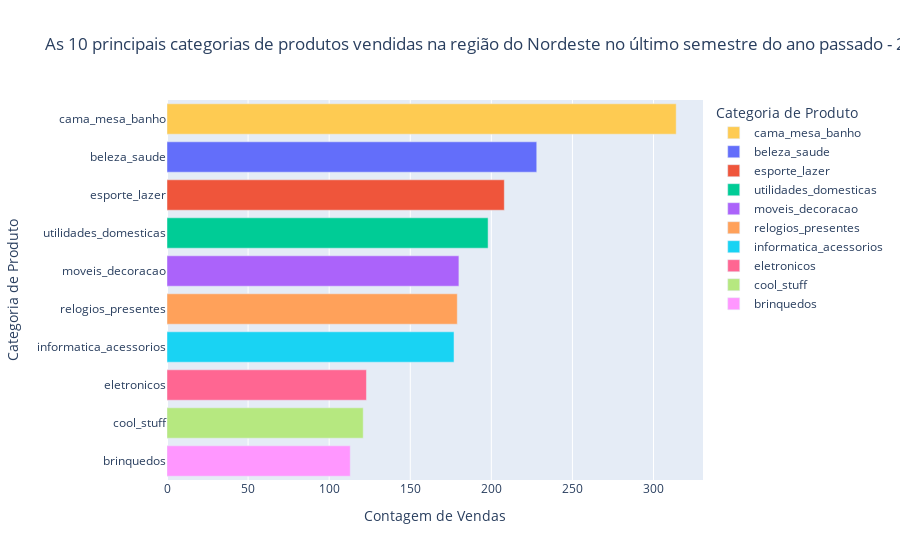

This figure's notebook cell:
### Markdown cell above
As 10 principais categorias de produtos vendidas na região do Nordeste no último semestre do ano passado - 2017

### Code cell
# Lista de estados da região Nordeste
northeastern_states = ['MA', 'PI', 'CE', 'RN', 'PB', 'PE', 'AL', 'SE', 'BA']

# Filtrar os dados apenas para os estados do Nordeste
northeast_df = df[df['customer_state'].isin(northeastern_states)]

# Converter a coluna 'order_purchase_timestamp_date' para o tipo datetime
northeast_df['order_purchase_timestamp_date'] = pd.to_datetime(northeast_df['order_purchase_timestamp_date'])

# Filtrar os dados para o último semestre do ano de 2017
last_semester_start = northeast_df[
    (northeast_df['order_purchase_timestamp_date'].dt.year == 2017) &
    (northeast_df['order_purchase_timestamp_date'].dt.month > 6)
]

# Agrupar por 'product_category_name', contando as vendas
grouped = last_semester_start.groupby('product_category_name').size().reset_index(name='count')

# Encontrar as dez principais categorias de produtos vendidos no Nordeste
top_categories = grouped.nlargest(10, 'count')

# Mapeamento de cores para cada estado do Nordeste
color_map_states = {
    'MA': '#800080',  # Roxo
    'PI': '#5F9EA0',  # Azul cadete
    'CE': '#000000',  # Preto
    'RN': '#D2691E',  # Marrom ferrugem
    'PB': '#483D8B',  # Azul ardósia escuro
    'PE': '#20B2AA',  # Azul turquesa claro
    'AL': '#00FF00',  # Verde
    'SE': '#7FFFD4',  # Turquesa
    'BA': '#FF00FF'   # Magenta
}

# Criar o gráfico de barras com cores específicas para cada estado do Nordeste
fig = px.bar(top_categories, x='count', y='product_category_name',
             title='As 10 principais categorias de produtos vendidas na região do Nordeste no último semestre do ano passado - 2017',
             labels={'count': 'Contagem de Vendas', 'product_category_name': 'Categoria de Produto'},
             color='product_category_name', color_discrete_map=color_map_states)  # Usar o mapeamento de cores

fig.update_layout(xaxis_title='Contagem de Vendas', yaxis_title='Categoria de Produto')

# Mostrar o gráfico de barras
fig.show()

### Figure 1 — Plotly figure (JSON) as saved in the notebook; plotly's stock layout.template omitted (floating-point values rounded to 4 significant figures)
{"data": [{"alignmentgroup": "True", "hovertemplate": "Categoria de Produto=%{y}<br>Contagem de Vendas=%{x}<extra></extra>", "legendgroup": "cama_mesa_banho", "marker": {"color": "#FECB52", "pattern": {"shape": ""}}, "name": "cama_mesa_banho", "offsetgroup": "cama_mesa_banho", "orientation": "h", "showlegend": true, "textposition": "auto", "type": "bar", "x": [314], "xaxis": "x", "y": ["cama_mesa_banho"], "yaxis": "y"}, {"alignmentgroup": "True", "hovertemplate": "Categoria de Produto=%{y}<br>Contagem de Vendas=%{x}<extra></extra>", "legendgroup": "beleza_saude", "marker": {"color": "#636efa", "pattern": {"shape": ""}}, "name": "beleza_saude", "offsetgroup": "beleza_saude", "orientation": "h", "showlegend": true, "textposition": "auto", "type": "bar", "x": [228], "xaxis": "x", "y": ["beleza_saude"], "yaxis": "y"}, {"alignmentgroup": "True", "hovertemplate": "Categoria de Produto=%{y}<br>Contagem de Vendas=%{x}<extra></extra>", "legendgroup": "esporte_lazer", "marker": {"color": "#EF553B", "pattern": {"shape": ""}}, "name": "esporte_lazer", "offsetgroup": "esporte_lazer", "orientation": "h", "showlegend": true, "textposition": "auto", "type": "bar", "x": [208], "xaxis": "x", "y": ["esporte_lazer"], "yaxis": "y"}, {"alignmentgroup": "True", "hovertemplate": "Categoria de Produto=%{y}<br>Contagem de Vendas=%{x}<extra></extra>", "legendgroup": "utilidades_domesticas", "marker": {"color": "#00cc96", "pattern": {"shape": ""}}, "name": "utilidades_domesticas", "offsetgroup": "utilidades_domesticas", "orientation": "h", "showlegend": true, "textposition": "auto", "type": "bar", "x": [198], "xaxis": "x", "y": ["utilidades_domesticas"], "yaxis": "y"}, {"alignmentgroup": "True", "hovertemplate": "Categoria de Produto=%{y}<br>Contagem de Vendas=%{x}<extra></extra>", "legendgroup": "moveis_decoracao", "marker": {"color": "#ab63fa", "pattern": {"shape": ""}}, "name": "moveis_decoracao", "offsetgroup": "moveis_decoracao", "orientation": "h", "showlegend": true, "textposition": "auto", "type": "bar", "x": [180], "xaxis": "x", "y": ["moveis_decoracao"], "yaxis": "y"}, {"alignmentgroup": "True", "hovertemplate": "Categoria de Produto=%{y}<br>Contagem de Vendas=%{x}<extra></extra>", "legendgroup": "relogios_presentes", "marker": {"color": "#FFA15A", "pattern": {"shape": ""}}, "name": "relogios_presentes", "offsetgroup": "relogios_presentes", "orientation": "h", "showlegend": true, "textposition": "auto", "type": "bar", "x": [179], "xaxis": "x", "y": ["relogios_presentes"], "yaxis": "y"}, {"alignmentgroup": "True", "hovertemplate": "Categoria de Produto=%{y}<br>Contagem de Vendas=%{x}<extra></extra>", "legendgroup": "informatica_acessorios", "marker": {"color": "#19d3f3", "pattern": {"shape": ""}}, "name": "informatica_acessorios", "offsetgroup": "informatica_acessorios", "orientation": "h", "showlegend": true, "textposition": "auto", "type": "bar", "x": [177], "xaxis": "x", "y": ["informatica_acessorios"], "yaxis": "y"}, {"alignmentgroup": "True", "hovertemplate": "Categoria de Produto=%{y}<br>Contagem de Vendas=%{x}<extra></extra>", "legendgroup": "eletronicos", "marker": {"color": "#FF6692", "pattern": {"shape": ""}}, "name": "eletronicos", "offsetgroup": "eletronicos", "orientation": "h", "showlegend": true, "textposition": "auto", "type": "bar", "x": [123], "xaxis": "x", "y": ["eletronicos"], "yaxis": "y"}, {"alignmentgroup": "True", "hovertemplate": "Categoria de Produto=%{y}<br>Contagem de Vendas=%{x}<extra></extra>", "legendgroup": "cool_stuff", "marker": {"color": "#B6E880", "pattern": {"shape": ""}}, "name": "cool_stuff", "offsetgroup": "cool_stuff", "orientation": "h", "showlegend": true, "textposition": "auto", "type": "bar", "x": [121], "xaxis": "x", "y": ["cool_stuff"], "yaxis": "y"}, {"alignmentgroup": "True", "hovertemplate": "Categoria de Produto=%{y}<br>Contagem de Vendas=%{x}<extra></extra>", "legendgroup": "brinquedos", "marker": {"color": "#FF97FF", "pattern": {"shape": ""}}, "name": "brinquedos", "offsetgroup": "brinquedos", "orientation": "h", "showlegend": true, "textposition": "auto", "type": "bar", "x": [113], "xaxis": "x", "y": ["brinquedos"], "yaxis": "y"}], "layout": {"barmode": "relative", "legend": {"title": {"text": "Categoria de Produto"}, "tracegroupgap": 0}, "title": {"text": "As 10 principais categorias de produtos vendidas na região do Nordeste no último semestre do ano passado - 2017"}, "xaxis": {"anchor": "y", "domain": [0, 1], "title": {"text": "Contagem de Vendas"}}, "yaxis": {"anchor": "x", "categoryarray": ["brinquedos", "cool_stuff", "eletronicos", "informatica_acessorios", "relogios_presentes", "moveis_decoracao", "utilidades_domesticas", "esporte_lazer", "beleza_saude", "cama_mesa_banho"], "categoryorder": "array", "domain": [0, 1], "title": {"text": "Categoria de Produto"}}}}
